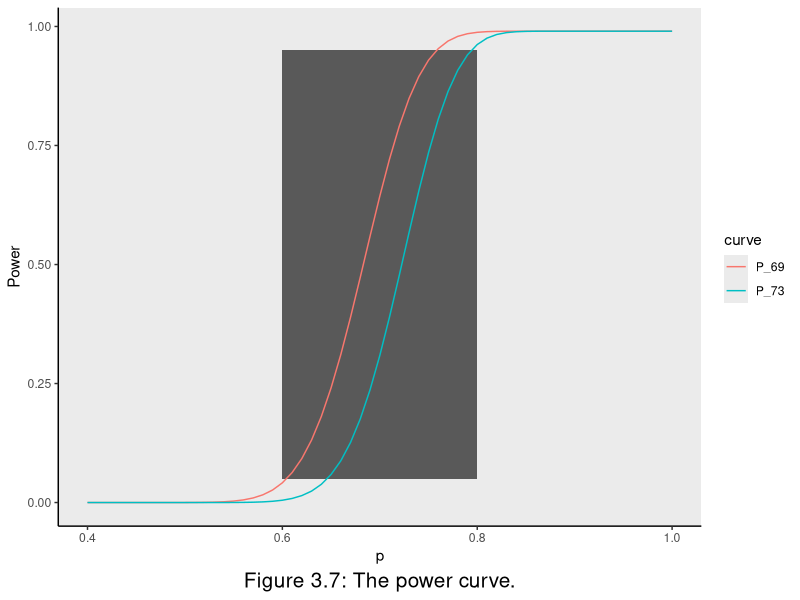

Reproduce this figure in R.
## ---- chunk 1
knitr::opts_chunk$set(echo = TRUE)
library(tidyverse)
## ---- chunk 2
# Probability of type 1 error when p=0.6
n <- 100
m <- rep(0,41)
p.k <- rep(0,41)
a_6 <- rep(0,41)
for (i in 1:41) {
  m[i]=i+59
  p.k[i] <- dbinom(x = i+59,size = n,prob = 0.6)
}
for (j in 1:41) {
  a_6[j] <- sum(p.k[j:41])
}
a <- data.frame(m,p.k,a_6)
view(a)
## ---- chunk 3
# Probability of type 2 error when p=0.8
n <- 100
m <- rep(0,41)
p.k <- rep(0,41)
b_8 <- rep(0,41)
for (i in 1:41) {
  m[i]=i+59
  p.k[i] <- dbinom(x = i+59,size = n,prob = 0.8)
}
for (j in 1:41) {
  b_8[j] <- 1-sum(p.k[j:41])
}
b <- data.frame(m,p.k,b_8)
view(b)
## ---- chunk 4
# Range of m
library(sqldf)
lower <- min(sqldf('SELECT m FROM a WHERE a_6 <= 0.05'))
upper <- max(sqldf('SELECT m FROM b WHERE b_8 <= 0.05'))
cat("In this case, the range of m is from",lower,"to",upper,".")
## ---- chunk 5
n = 100
m = c(69,73)
p = seq(0.4, 1, 1/n)
# Prepare data when m is 69
P69 <- data.frame(p, curve='P_69',Power=cumsum(dbinom(69,n,p)))
# Prepare data when m is 73
P73 <- data.frame(p, curve='P_73',Power=cumsum(dbinom(73,n,p)))
# Rbind 2 data set
P <- rbind(P69,P73)

## ---- chunk 6
ggplot(P)+
  geom_rect(aes(xmin = 0.6, xmax = 0.8, ymin = 0.05, ymax = 0.95))+
  geom_line(aes(p, Power, color = curve))+
  labs(x="p",y="Power",caption= "Figure 3.7: The power curve.")+
  theme(plot.caption = element_text(hjust=0.5,size=15))+
  theme(panel.grid=element_blank(),panel.border=element_blank(),axis.line=element_line(colour="black"))
